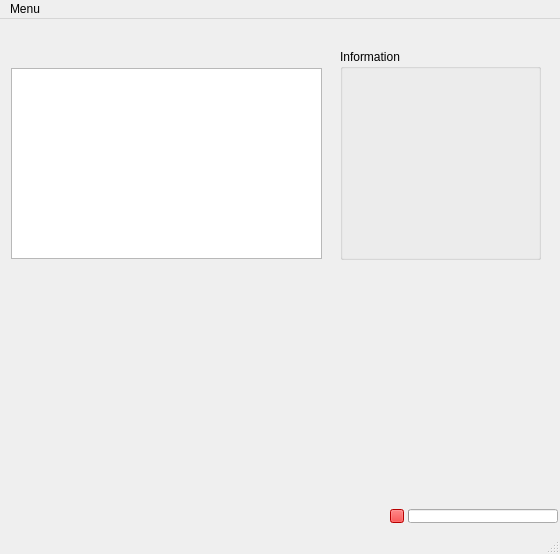
<?xml version="1.0" encoding="UTF-8"?>
<ui version="4.0">
 <class>MainWindow</class>
 <widget class="QMainWindow" name="MainWindow">
  <property name="geometry">
   <rect>
    <x>0</x>
    <y>0</y>
    <width>560</width>
    <height>554</height>
   </rect>
  </property>
  <property name="mouseTracking">
   <bool>false</bool>
  </property>
  <property name="windowTitle">
   <string>Reconxy classifier</string>
  </property>
  <widget class="QWidget" name="centralwidget">
   <widget class="QGroupBox" name="statBox">
    <property name="geometry">
     <rect>
      <x>340</x>
      <y>30</y>
      <width>201</width>
      <height>211</height>
     </rect>
    </property>
    <property name="title">
     <string>Information</string>
    </property>
   </widget>
   <widget class="QListView" name="directoryList">
    <property name="geometry">
     <rect>
      <x>11</x>
      <y>49</y>
      <width>311</width>
      <height>191</height>
     </rect>
    </property>
   </widget>
   <widget class="QPushButton" name="addDirButton">
    <property name="geometry">
     <rect>
      <x>10</x>
      <y>18</y>
      <width>31</width>
      <height>31</height>
     </rect>
    </property>
    <property name="toolTip">
     <string>Add input directory.</string>
    </property>
    <property name="text">
     <string/>
    </property>
    <property name="icon">
     <iconset>
      <normalon>:/images/add-folder-interface-outlined-button.svg</normalon>
     </iconset>
    </property>
    <property name="iconSize">
     <size>
      <width>24</width>
      <height>24</height>
     </size>
    </property>
    <property name="flat">
     <bool>true</bool>
    </property>
   </widget>
   <widget class="QPushButton" name="removeDirButton">
    <property name="geometry">
     <rect>
      <x>44</x>
      <y>18</y>
      <width>31</width>
      <height>31</height>
     </rect>
    </property>
    <property name="toolTip">
     <string>Remove selected input directories.</string>
    </property>
    <property name="text">
     <string/>
    </property>
    <property name="icon">
     <iconset>
      <normalon>:/images/remove-folder-interface-outlined-button.svg</normalon>
     </iconset>
    </property>
    <property name="iconSize">
     <size>
      <width>24</width>
      <height>24</height>
     </size>
    </property>
    <property name="flat">
     <bool>true</bool>
    </property>
   </widget>
   <widget class="QProgressBar" name="progressBar">
    <property name="geometry">
     <rect>
      <x>408</x>
      <y>490</y>
      <width>150</width>
      <height>14</height>
     </rect>
    </property>
    <property name="sizePolicy">
     <sizepolicy hsizetype="Fixed" vsizetype="Fixed">
      <horstretch>0</horstretch>
      <verstretch>0</verstretch>
     </sizepolicy>
    </property>
   </widget>
   <widget class="QPushButton" name="stopButton">
    <property name="geometry">
     <rect>
      <x>390</x>
      <y>490</y>
      <width>14</width>
      <height>14</height>
     </rect>
    </property>
    <property name="sizePolicy">
     <sizepolicy hsizetype="Fixed" vsizetype="Fixed">
      <horstretch>0</horstretch>
      <verstretch>0</verstretch>
     </sizepolicy>
    </property>
    <property name="styleSheet">
     <string notr="true">background-color:red</string>
    </property>
    <property name="text">
     <string/>
    </property>
   </widget>
   <widget class="QPushButton" name="startButton">
    <property name="geometry">
     <rect>
      <x>370</x>
      <y>490</y>
      <width>14</width>
      <height>14</height>
     </rect>
    </property>
    <property name="sizePolicy">
     <sizepolicy hsizetype="Fixed" vsizetype="Fixed">
      <horstretch>0</horstretch>
      <verstretch>0</verstretch>
     </sizepolicy>
    </property>
    <property name="text">
     <string/>
    </property>
    <property name="icon">
     <iconset>
      <normalon>:/images/continue-processing.svg</normalon>
     </iconset>
    </property>
    <property name="flat">
     <bool>true</bool>
    </property>
   </widget>
   <zorder>directoryList</zorder>
   <zorder>statBox</zorder>
   <zorder>addDirButton</zorder>
   <zorder>removeDirButton</zorder>
   <zorder>progressBar</zorder>
   <zorder>stopButton</zorder>
   <zorder>startButton</zorder>
  </widget>
  <widget class="QMenuBar" name="menuBar">
   <property name="geometry">
    <rect>
     <x>0</x>
     <y>0</y>
     <width>560</width>
     <height>19</height>
    </rect>
   </property>
   <widget class="QMenu" name="menuMenu">
    <property name="title">
     <string>Menu</string>
    </property>
    <addaction name="actionQuit"/>
   </widget>
   <addaction name="menuMenu"/>
  </widget>
  <widget class="QStatusBar" name="statusBar"/>
  <action name="autoScan_directories">
   <property name="checkable">
    <bool>true</bool>
   </property>
   <property name="checked">
    <bool>true</bool>
   </property>
   <property name="text">
    <string>Auto-scan directories</string>
   </property>
  </action>
  <action name="actionQuit">
   <property name="text">
    <string>Quit</string>
   </property>
  </action>
 </widget>
 <resources>
  <include location="images.qrc"/>
 </resources>
 <connections/>
</ui>
